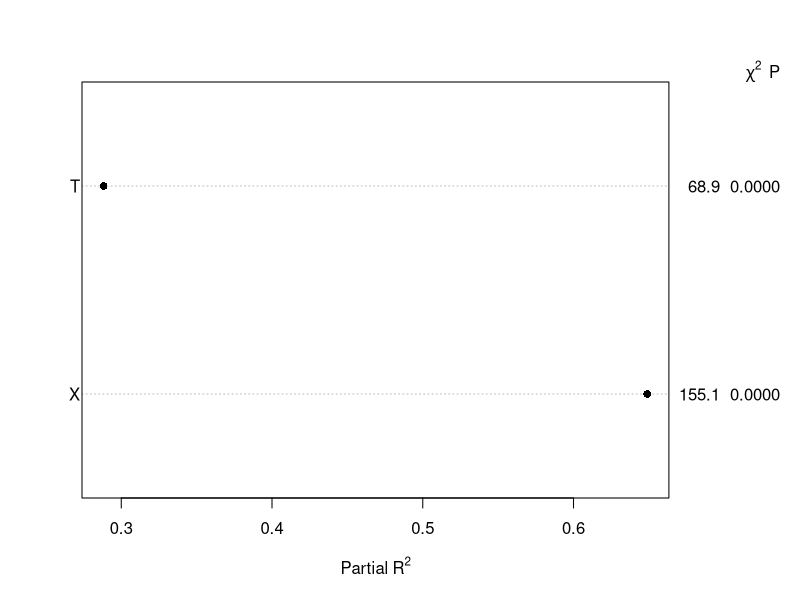

Write R code to recreate this figure.
# Regression Example: Retroactive Interference

# NOTE: Install and load package "rms" in order to use the "ols"
# function.

# TODO:
#     Install these packages first via
#     install.packages("package-name")
#     if they aren't yet installed

# Import required packages
if (!require(zoo))
{
    install.packages("zoo")
    library(zoo)
}

if (!require(mvtnorm))
{
    install.packages("mvtnorm")
    library(mvtnorm)
}

if (!require(rms))
{
    install.packages("rms")
    library(rms)
}

# We first arrange the data into the Predictors (X and T) and Regressor (Y)
# In this example the predictors are Number of Learning Trials (X) and
# Number of interpolated lists (T)
X = c(2, 2, 2, 4, 4, 4, 8, 8, 8, 2, 2, 2, 4, 4, 4, 8, 8, 8)
T = c(2, 4, 8, 2, 4, 8, 2, 4, 8, 2, 4, 8, 2, 4, 8, 2, 4, 8)

# The Regressors are the number of words correctly recalled (Y).
Y = c(35, 21, 6, 40, 34, 18, 61, 58, 46, 39, 31, 8, 52, 42, 26, 73, 66, 52)

# Create data frame
data = data.frame(X, T, Y)
print(data)

# We now get a summary of simple statistics for the data
mean = sapply(data, mean)
print(mean)

std_dev = sapply(data, sd)
print(std_dev)

# We now perform an orthogonal multiple regression analysis on the data
multi_reg1 = ols(Y ~ X + T)
print(multi_reg1)

# We now compute the predicted values and the residuals
Y_hat       = predict(multi_reg1)
residual    = round(residuals(multi_reg1), 2)
predictions = data.frame(Y, Y_hat, residual)
print(predictions)

# We now compute the sum of squares of the residuals
SS_residual = sum(residual ^ 2)
print(SS_residual)

# We now compute the correlation matrix between the variables
r    = cor(data)
corr = round(r, 4)
print(corr)

#
# We now compute the semi-partial coefficients and create a plot
#
# NOTE:
#     Make sure to add the PATH to the location where the plot is
#     to be saved
#
pdf("semi_part_corr.pdf")
semi_part = plot(anova(multi_reg1), what = "partial R2")
dev.off()
print(semi_part)

# We now perform an ANOVA on the data that shows the semi-partial
# sums of squares
aov1 = anova(multi_reg1)
print(aov1)
